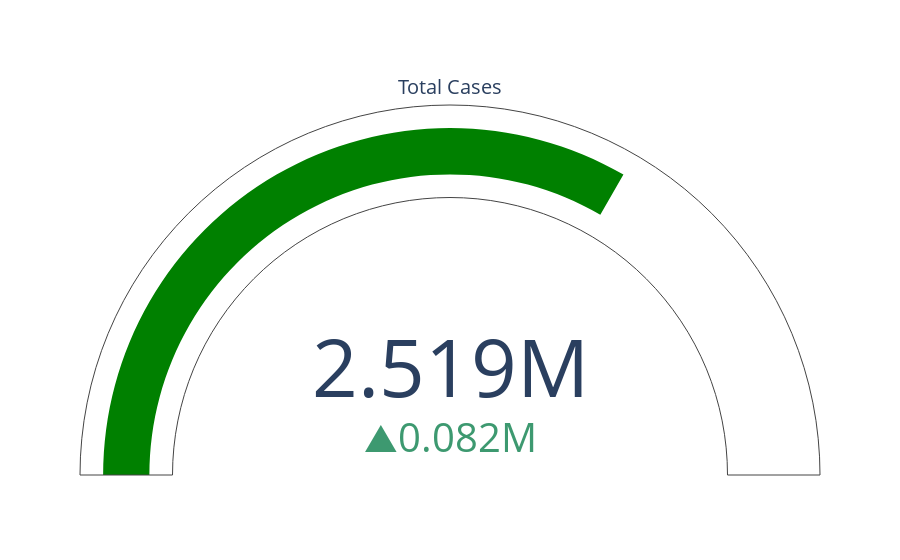

Notebook code cell kept with this figure:
### Code cell
# total cases indicator
fig1 = go.Figure(go.Indicator(
    
    value = tot_cases,
    delta = {'reference': diff},
    gauge = {
        'axis': {'visible': False}},
    domain = {'row': 0, 'column': 0}))

fig1 = fig1.update_layout(
    template = {'data' : {'indicator': [{
        'title': {'text': "Total Cases"},
        'mode' : "number+delta+gauge",
        }]
                         }})
fig1.show()

### Figure 1 — Plotly figure (JSON) as saved in the notebook; plotly's stock layout.template omitted (floating-point values rounded to 4 significant figures)
{"data": [{"delta": {"reference": 2437220}, "domain": {"column": 0, "row": 0}, "gauge": {"axis": {"visible": false}}, "type": "indicator", "value": 2519068}], "layout": {}}
